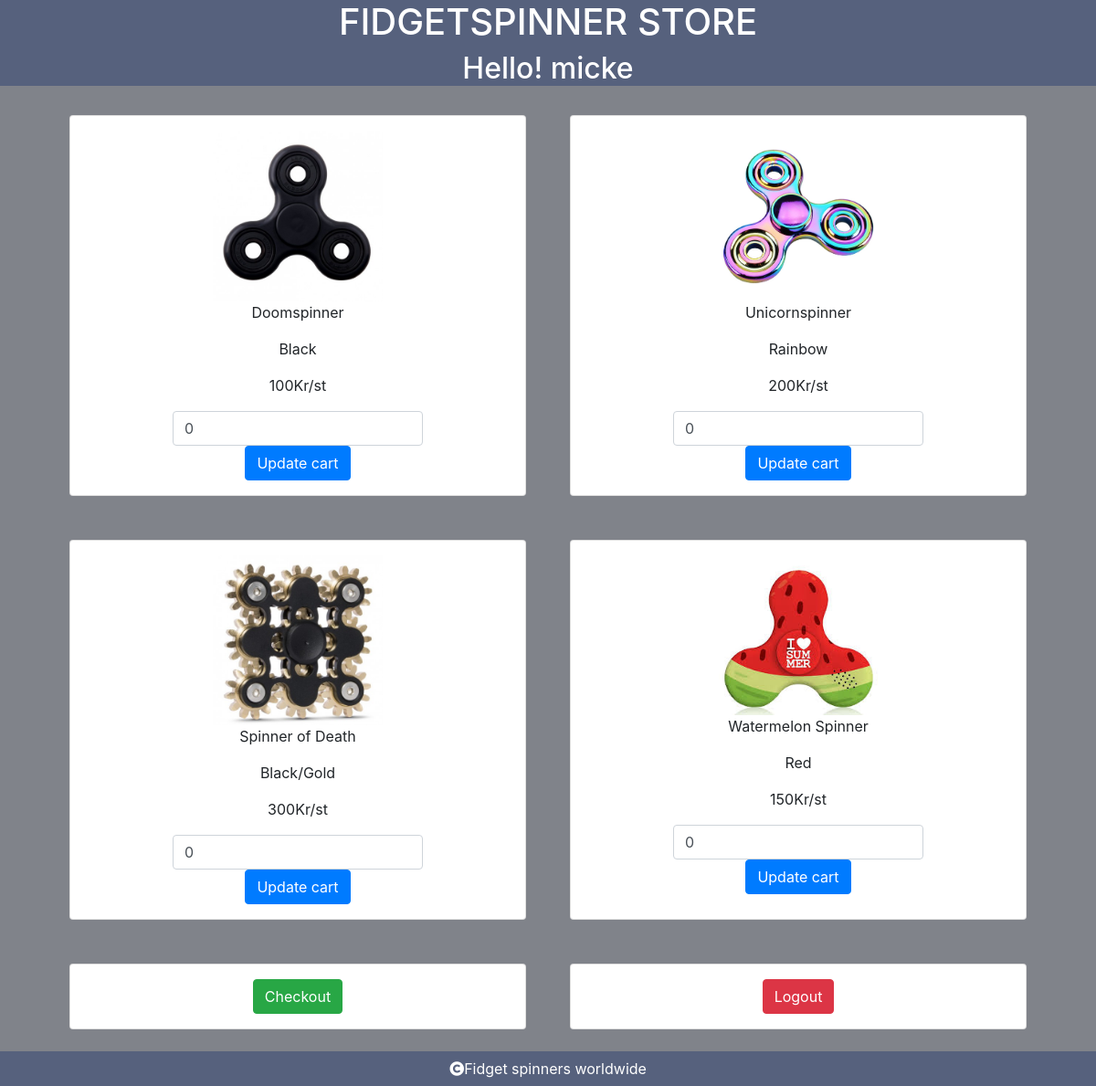
/index.php (signed in), run on the app's committed database.
### tables this page shows
CREATE TABLE `products` (
  `id` int(11) NOT NULL,
  `created` datetime NOT NULL DEFAULT CURRENT_TIMESTAMP,
  `deleted` datetime DEFAULT NULL,
  `name` varchar(128) NOT NULL,
  `color` varchar(128) NOT NULL,
  `price` double NOT NULL,
  `image` varchar(128) NOT NULL
);

### includes/functions.php (called while the page is built, shortened)
<?php
function getAllSpinners($pdo) {
    $spinners = [];
    $database_spinners = $pdo->query('SELECT id, name, color, price, image FROM products WHERE deleted IS NULL')->fetchall();
    foreach ($database_spinners as $spinner) {
      $spinners[$spinner['name']] = $spinner;
    }
    return $spinners;
}
function getProductsForUser($pdo, $userId) {
    $products = [];
    $database_products = $pdo->prepare('
        SELECT products.*, user_products.quantity
        FROM products
        INNER JOIN user_products ON user_products.product_id = products.id
        WHERE user_products.user_id = :userId
    ');
    $database_products->execute([
        ':userId' => $userId
    ]);
    return $products;
}

### index.php (the view, shortened to what this page needs)
<?php
require 'includes/database_connection.php';
require 'includes/functions.php';
if (isset($_SESSION['user_id'])) {
  $userId = $_SESSION['user_id'];
  if (!empty($userId)) {
    $stored_cart = getProductsForUser($pdo, $userId);
  }
}
?>
<!DOCTYPE html>
<html lang="en">
<head>
<link rel="stylesheet" href="https://use.fontawesome.com/releases/v5.3.1/css/all.css">
<link rel="stylesheet" href="https://stackpath.bootstrapcdn.com/bootstrap/4.1.3/css/bootstrap.min.css">
<link rel="stylesheet" href="css/style.css">
</head>
<body>
<header>
<h1>FIDGETSPINNER STORE</h1>
<h2>Hello! <?= $_SESSION["username"] ?? 'Please register and login to shop=)'?></h2>
</header>
<div class="container-fluid ">
  <main class="row justify-content-center">
    <?php
    if (empty($userId)) {   ?>
        <div class="card col-5">
              <h2>Register</h2>
                  <form action="views/register.php" method="POST">
                    <label for="register_username">Username</label><br>
                    <input class="form-control"  type="text" name="username" placeholder="Username" id="register_username" required><br>
                    <label for="register_password">Password</label><br>
                    <input class="form-control"  type="password" name="password" placeholder="Password" id="register_password" required><br>
                    <label for="fullname">Full Name</label><br>
                    <input class="form-control"  type="text" name="fullname" id="fullname" placeholder="First and last name" value="<?= $_SESSION['fullname'] ?? ''; ?>" required><br>
                    <label for="adress">Adress</label><br>
                    <input class="form-control"  type="adress" name="adress" id="adress" placeholder="Deliveryadress" value="<?= $_SESSION['adress'] ?? ''; ?>" required><br>
                    <label for="phone">Phone</label><br>
                    <input class="form-control"  type="phone" name="phone" id="phone" placeholder="Phone." value="<?= $_SESSION['phone'] ?? ''; ?>" required><br>
                    <label for="email">Email</label><br>
                    <input class="form-control" type="email" name="email" id="email" placeholder="Email." value="<?= $_SESSION['email'] ?? ''; ?>" required><br>
                    <input class="btn btn-primary" type="submit" value="Register">
                  </form>
        </div>
        <div class="card col-5">
              <h2>Login</h2>
                    <form action="views/login.php" method="POST">
                      <label for="login_username">Username</label><br>
                      <input class="form-control"  type="text" name="username" placeholder="Username" id="login_username"><br>
                      <label for="login_password">Password</label><br>
                      <input class="form-control"  type="password" name="password" placeholder="Password" id="login_password"><br>
                      <input class="btn btn-primary" type="submit" value="Login">
                    </form>
        </div>
<?php } else { ?>
              <?php
              $all_spinners = getAllSpinners($pdo);
              foreach($all_spinners as $allSpinner => $spinner): ?>
                  <div class="card col-5" >
                      <img src="<?= $spinner['image']; ?>" width=40%; />
                      <p><?= $spinner['name']; ?></p>
                      <p><?= $spinner['color']; ?></p>
                      <p><?= $spinner['price']; ?>Kr/st</p>
                      <form action="views/cart.php" method="POST">
                      <input type="number" class="form-control" value="<?= $stored_cart[$spinner['name']]['quantity'] ?? 0; ?>" name="quantity">
                      <input class="btn btn-primary" type="submit" value ="Update cart">
                    </form>
                  </div>
              <?php endforeach;  ?>
              <div class="card col-5">
                  <form action="views/checkout.php" method="POST" id="checkout">
                  <input class="btn btn-success" type="submit" value ="Checkout"><br>
                  </form>
              </div>
              <div class="card col-5">
                  <form action="views/destroy.php" method="POST">
                  <input class="btn btn-danger" type="submit" value="Logout">
              </form>
              </div>
    <?php } ?>
  </main>
</div>
<footer>
<div><i class="fas fa-copyright"></i>Fidget spinners worldwide</div>
</footer>
</body>
</html>

### css/style.css (style rules this page uses)
body { background-color: #80838A; }
header { text-align: center; background-color: #56617D; color: white; }
footer { display: -webkit-box; display: -ms-flexbox; display: flex; -ms-flex-pack: distribute; justify-content: space-around; padding-top: 7px; padding-bottom: 7px; background-color: #56617D; color: white; }
.card { display: flex; justify-content: center; align-items: center; text-align: center; padding: 1em; margin: 1.5em; }

### data on the page
products: image (picture), name "Doomspinner", color "Black", price "100", quantity "0"
products: image (picture), name "Unicornspinner", color "Rainbow", price "200", quantity "0"
products: image (picture), name "Spinner of Death", color "Black/Gold", price "300", quantity "0"
products: image (picture), name "Watermelon Spinner", color "Red", price "150", quantity "0"

### other printed values
$_SESSION["username"] "micke"
